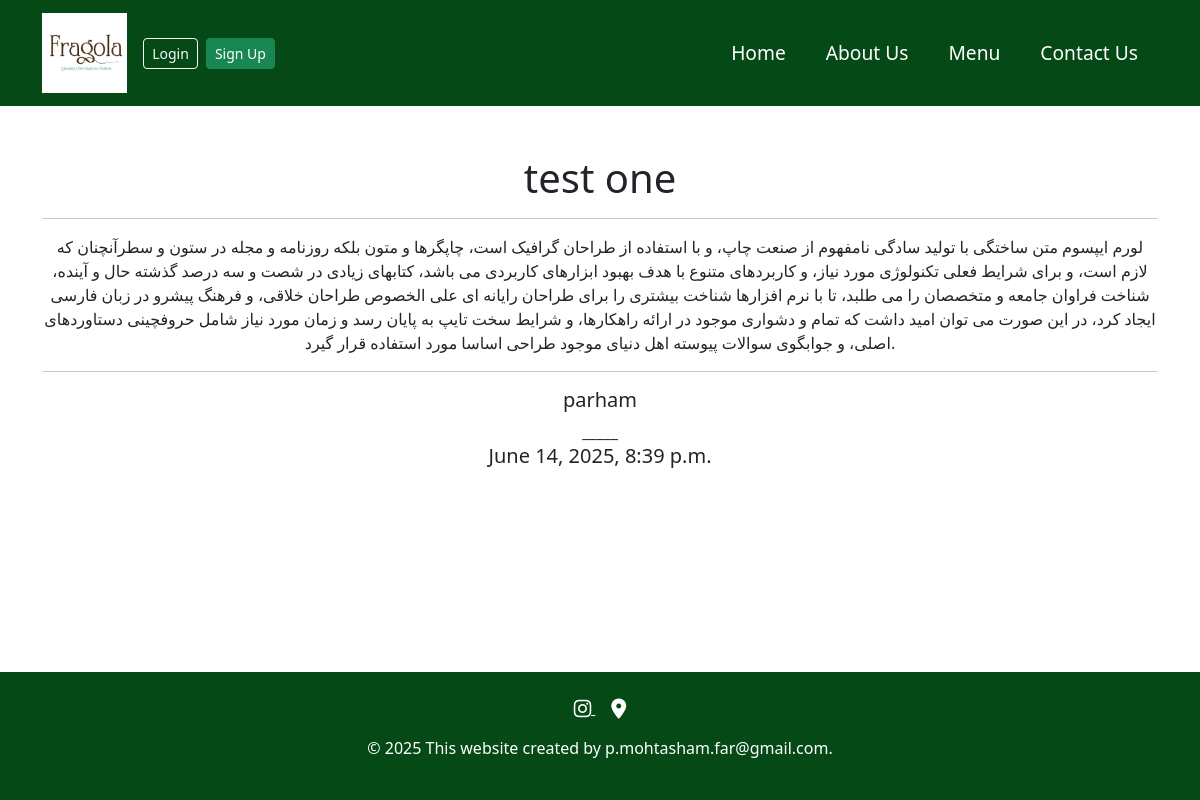
The app's page /article1/ with its own data.
### article/models.py (models this page shows, shortened)
class Article(models.Model):
    title=models.CharField(_("عنوان"), max_length=100)
    summary=models.CharField(_("خلاصه"), max_length=500)
    description=models.TextField(_("توضیحات"))
    date=models.DateTimeField(_("زمان انتشار"), auto_now=False, auto_now_add=True)
    update=models.DateTimeField(_("زمان ویرایش"), auto_now=True, auto_now_add=False)
    img=models.ImageField(_("تصویر"), upload_to="article_images/", default="static/images/profile.jpg")
    author=models.ForeignKey(get_user_model(), verbose_name=_("نویسنده"), on_delete=models.CASCADE , related_name='articles')

### accounts/models.py (models this page shows)
class CustomUser(AbstractUser):
    phone = models.CharField(max_length=255)
    address = models.CharField(max_length=255)
    joined = models.DateTimeField(auto_now_add=True)
    image = models.ImageField(upload_to='profile_images/',  default='profile.jpg')
    def __str__(self):
        return self.username

### article/views.py (the view)
# urls.py: path("<int:pk>/",views.article_detail,name="article_detail"),
def article_detail(request , pk):
    article=Article.objects.get(pk=pk)
    return render(request , "articles/detail.html",{"article":article})

### templates/articles/detail.html (shortened to what this page needs)
{% extends 'base.html' %}
{% block content %}
    <div class="container mt-5 text-center">
        <h1>{{article.title}}</h1>
        <hr>
        <p>{{article.description}}</p>
        <hr>
        <h5>{{article.author}}</h5>_____<h5>{{article.date}}</h5>
    </div>
{% endblock content %}

### static/css/styles.css (style rules this page uses)
html, body { height: 100%; margin: 0; }
body { display: flex; flex-direction: column; }

### records on screen
Article: title "test one", description "لورم ایپسوم متن ساختگی با تولید سادگی نامفهوم از صنعت چاپ، و با استفاده از طراحان گرافیک است، چاپگرها و متون بلکه روزنامه و مجله در ستون و سطرآنچنان که لازم است، و برای شرایط فعلی تکنولوژی مورد نیاز، و کاربردهای متنوع با هدف بهبود ابزارهای کاربردی می باشد، کتابهای زیادی در شصت و سه درصد گذشته حال و آینده، شناخت فراوان جامعه و متخصصان را می طلبد، تا با نرم افزارها شناخت بیشتری را برای طراحان رایانه ای علی الخصوص طراحان خلاقی، و فرهنگ پیشرو در زبان فارسی ایجاد کرد، در این صورت می توان امید داشت که تمام و دشواری موجود در ارائه راهکارها، و شرایط سخت تایپ به پایان رسد و زمان مورد نیاز شامل حروفچینی دستاوردهای اصلی، و جوابگوی سوالات پیوسته اهل دنیای موجود طراحی اساسا مورد استفاده قرار گیرد.", author "parham", date "June 14, 2025, 8:39 p.m."
